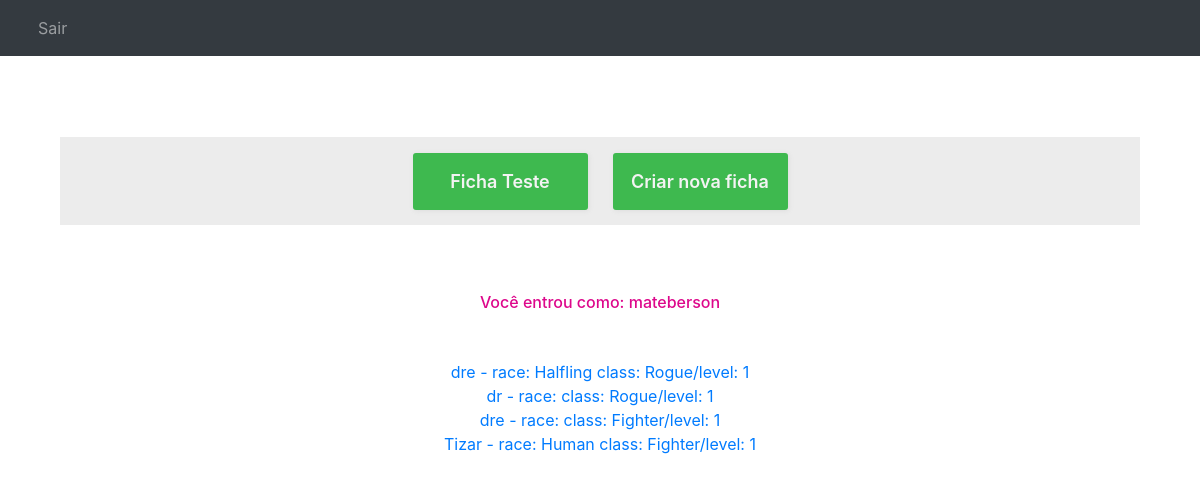
The app's page /home/ (signed in), older data.
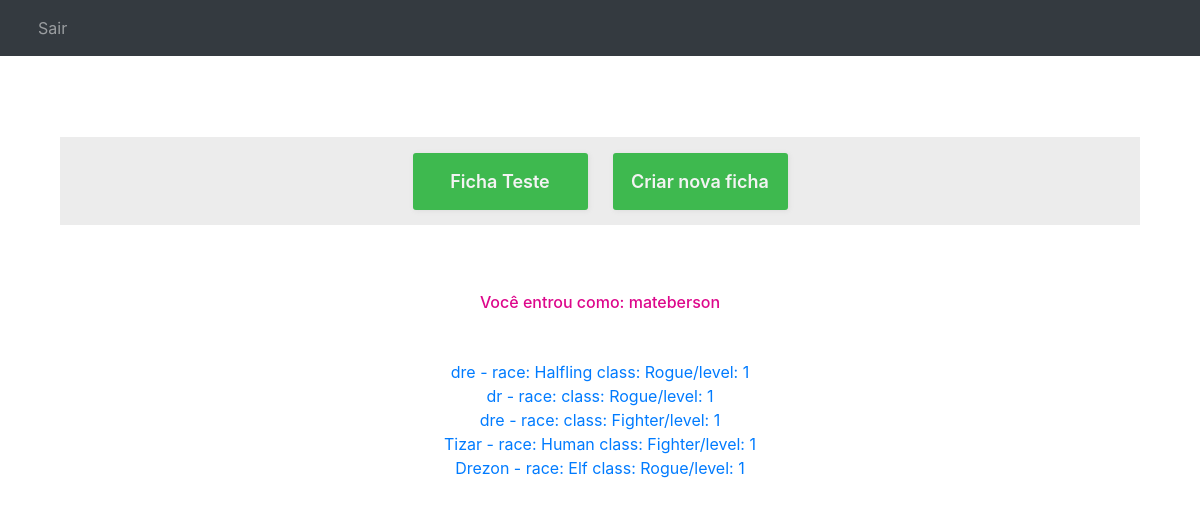
The same page, newer data.
### pages/models.py (models this page shows)
class character_Sheet(models.Model):
    user = models.ForeignKey(get_user_model(), on_delete=models.CASCADE, default=None)
    name = models.CharField("name", max_length=255, default=None)
    clas = models.CharField("class", max_length=255, default=None)
    race = models.CharField("race", max_length=255, default=None)
    level = models.IntegerField("level", default=None)
    sheet = models.JSONField("character sheet")

### pages/views.py (the view)
# urls.py: 2. Add a URL to urlpatterns:  path('', views.home, name='home')
def home(request):
    value = character_Sheet.objects.all().filter(user=request.user)
    return render(request, "home.html", {"value": value})

### templates/home.html (shortened to what this page needs)
{% extends 'base.html' %}
{% block content %}
<div class="col-md-12">
    <div style="background-color: rgb(236, 236, 236); border-radius: 3px; box-shadow: 1,1,1,1;text-align: center;margin-top: 50px; padding-bottom: 50px;  "
        class="home-ground ">
        <div style=" background-color: rgb(236, 236, 236); justify-content: center; display: flex;" class="pt-3 col-md-12">
            <div style="box-shadow: 1px 1px 5px rgb(221, 221, 221);border-radius: 3px; background-color: rgb(62, 185, 79);margin-right: 25px;" class="col-md-2">
                <a style="text-decoration: none;margin-top: 50px; font-size: large; color: rgb(243, 243, 243); font-weight: 600;"
                    class="" href="/ficha/">Ficha Teste</a>
            </div>
            <div style="box-shadow: 1px 1px 5px rgb(221, 221, 221);border-radius: 3px; background-color: rgb(62, 185, 79);" class="col-md-2">
                <a style="text-decoration: none;margin-top: 50px; font-size: large;color: rgb(243, 243, 243);font-weight: 600"
                    href="/cria_ficha/">Criar nova ficha</a>
            </div>
        </div>
            <div class="col-md-12">
            <p style="color:white;margin-top: 50px;color: rgb(221, 7, 139);font-weight: 500"> Você entrou como:
                {{user.username}}</p>
        </div>
        <div class="col-md-12">
            {% for item in value %}
                <a href="/ficha/{{ item.id }}">{{ item.name }} - race: {{ item.race }} class: {{ item.clas }}/level: {{ item.level }}</a>
                <br>
            {%endfor%}
        </div>
    </div>
</div>
{% endblock %}

Row changes from the older to the newer data that the page shows:
added character_Sheet: name "Drezon", race "Elf", clas "Rogue", level "1"
